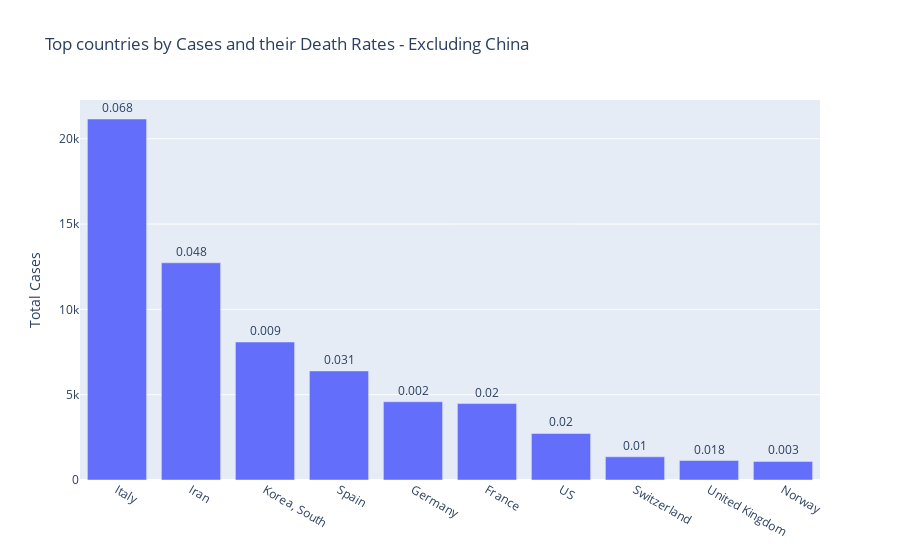

Here is the notebook cell this chart was saved with:
### Code cell
fig = go.Figure(go.Bar(x=top10countriescumulativexclChina.index, y=top10countriescumulativexclChina['Total Confirmed Cases'],
                      text=top10countriescumulativexclChina['Death to Cases Ratio'],
            textposition='outside'))
fig.update_layout(title_text='Top countries by Cases and their Death Rates - Excluding China',yaxis_title='Total Cases')

### Figure 1 — Plotly figure (JSON) as saved in the notebook; plotly's stock layout.template omitted (floating-point values rounded to 4 significant figures)
{"data": [{"text": [0.068, 0.048, 0.009, 0.031, 0.002, 0.02, 0.02, 0.01, 0.018, 0.003], "textposition": "outside", "type": "bar", "x": ["Italy", "Iran", "Korea, South", "Spain", "Germany", "France", "US", "Switzerland", "United Kingdom", "Norway"], "y": [21157, 12729, 8086, 6391, 4585, 4480, 2727, 1359, 1143, 1090]}], "layout": {"title": {"text": "Top countries by Cases and their Death Rates - Excluding China"}, "yaxis": {"title": {"text": "Total Cases"}}}}
